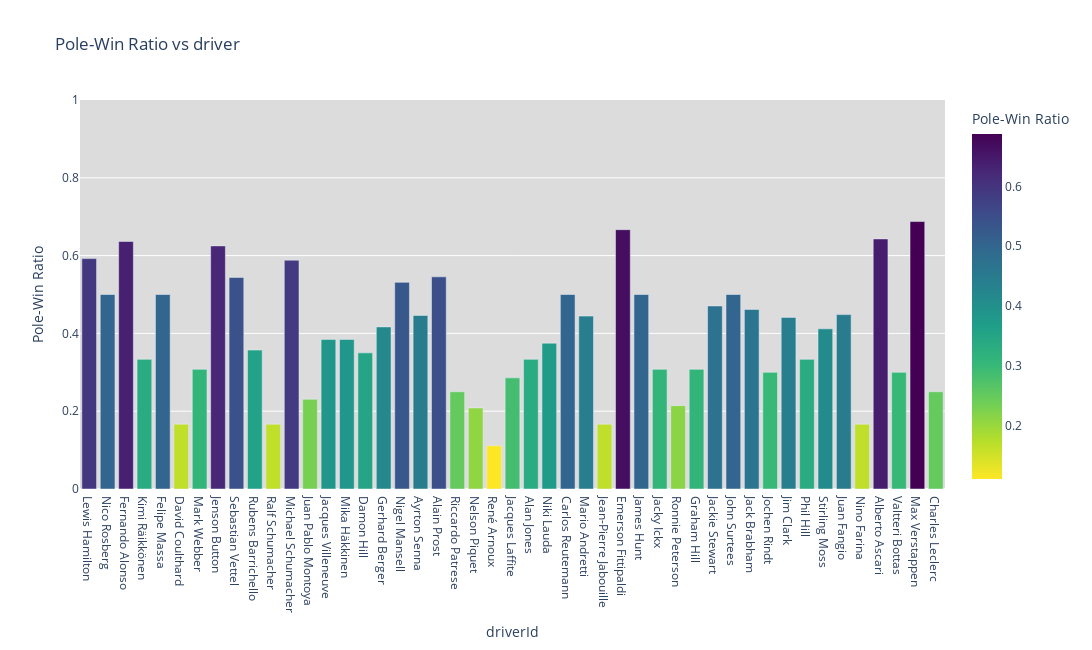
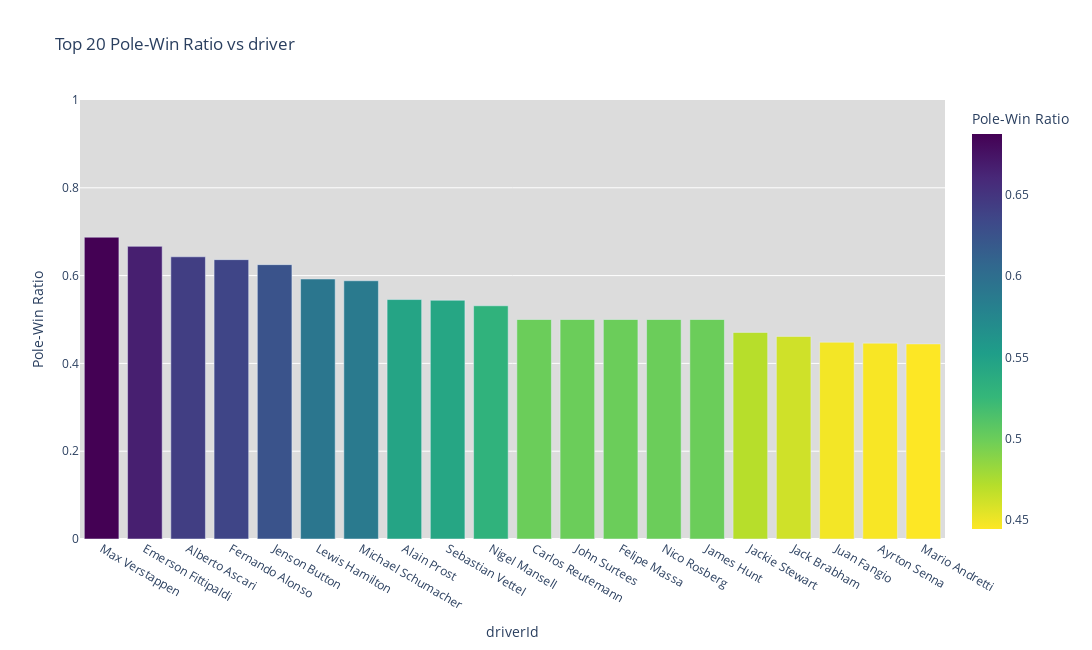
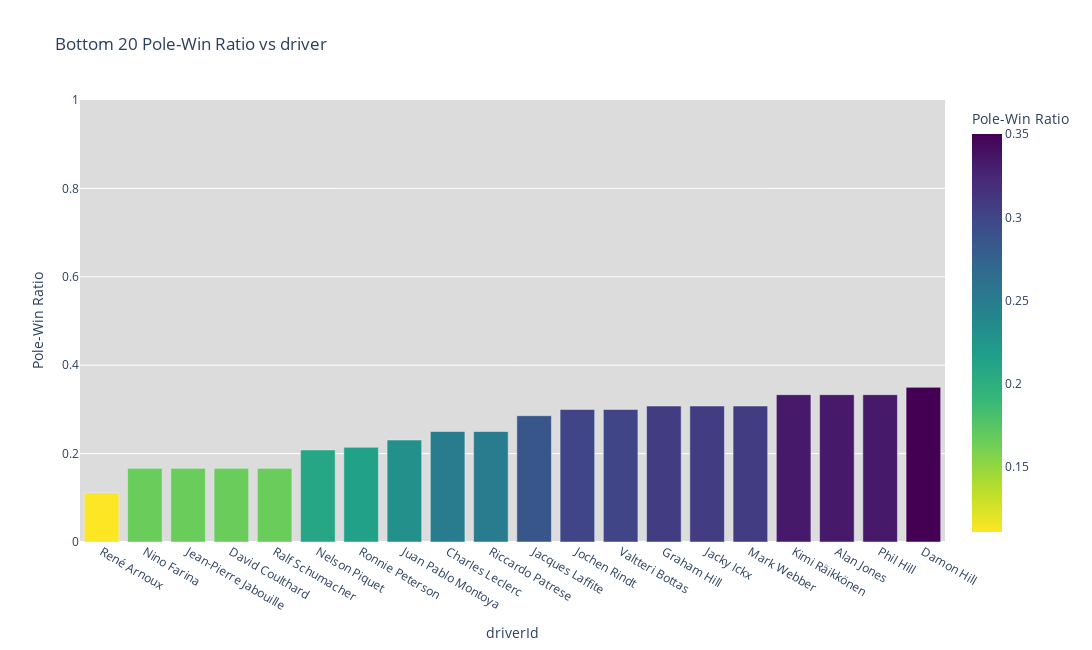

These figures' notebook cell, in order:
### Code cell
pwrfor(groupId='driverId',relate = operator.eq,position= 1, minNumPole=5, n=20)

### Figure 1 — Plotly figure (JSON) as saved in the notebook; plotly's stock layout.template omitted (floating-point values rounded to 4 significant figures)
{"data": [{"alignmentgroup": "True", "hovertemplate": "driverId=%{x}<br>Pole-Win Ratio=%{marker.color}<extra></extra>", "legendgroup": "", "marker": {"color": [0.5922, 0.5, 0.6364, 0.3333, 0.5, 0.1667, 0.3077, 0.625, 0.5439, 0.3571, 0.1667, 0.5882, 0.2308, 0.3846, 0.3846, 0.35, 0.4167, 0.5312, 0.4462, 0.5455, 0.25, 0.2083, 0.1111, 0.2857, 0.3333, 0.375, 0.5, 0.4444, 0.1667, 0.6667, 0.5, 0.3077, 0.2143, 0.3077, 0.4706, 0.5, 0.4615, 0.3, 0.4412, 0.3333, 0.4118, 0.4483, 0.1667, 0.6429, 0.3, 0.6875, 0.25], "coloraxis": "coloraxis", "pattern": {"shape": ""}}, "name": "", "offsetgroup": "", "orientation": "v", "showlegend": false, "textposition": "auto", "type": "bar", "x": ["Lewis Hamilton", "Nico Rosberg", "Fernando Alonso", "Kimi Räikkönen", "Felipe Massa", "David Coulthard", "Mark Webber", "Jenson Button", "Sebastian Vettel", "Rubens Barrichello", "Ralf Schumacher", "Michael Schumacher", "Juan Pablo Montoya", "Jacques Villeneuve", "Mika Häkkinen", "Damon Hill", "Gerhard Berger", "Nigel Mansell", "Ayrton Senna", "Alain Prost", "Riccardo Patrese", "Nelson Piquet", "René Arnoux", "Jacques Laffite", "Alan Jones", "Niki Lauda", "Carlos Reutemann", "Mario Andretti", "Jean-Pierre Jabouille", "Emerson Fittipaldi", "James Hunt", "Jacky Ickx", "Ronnie Peterson", "Graham Hill", "Jackie Stewart", "John Surtees", "Jack Brabham", "Jochen Rindt", "Jim Clark", "Phil Hill", "Stirling Moss", "Juan Fangio", "Nino Farina", "Alberto Ascari", "Valtteri Bottas", "Max Verstappen", "Charles Leclerc"], "xaxis": "x", "y": [0.5922, 0.5, 0.6364, 0.3333, 0.5, 0.1667, 0.3077, 0.625, 0.5439, 0.3571, 0.1667, 0.5882, 0.2308, 0.3846, 0.3846, 0.35, 0.4167, 0.5312, 0.4462, 0.5455, 0.25, 0.2083, 0.1111, 0.2857, 0.3333, 0.375, 0.5, 0.4444, 0.1667, 0.6667, 0.5, 0.3077, 0.2143, 0.3077, 0.4706, 0.5, 0.4615, 0.3, 0.4412, 0.3333, 0.4118, 0.4483, 0.1667, 0.6429, 0.3, 0.6875, 0.25], "yaxis": "y"}], "layout": {"barmode": "relative", "coloraxis": {"colorbar": {"title": {"text": "Pole-Win Ratio"}}, "colorscale": [[0, "#fde725"], [0.1111, "#b5de2b"], [0.2222, "#6ece58"], [0.3333, "#35b779"], [0.4444, "#1f9e89"], [0.5556, "#26828e"], [0.6667, "#31688e"], [0.7778, "#3e4989"], [0.8889, "#482878"], [1, "#440154"]]}, "height": 650, "legend": {"tracegroupgap": 0}, "plot_bgcolor": "gainsboro", "title": {"text": "Pole-Win Ratio vs driver"}, "width": 1175, "xaxis": {"anchor": "y", "domain": [0, 1], "title": {"text": "driverId"}}, "yaxis": {"anchor": "x", "domain": [0, 1], "gridwidth": 1, "range": [0, 1], "showgrid": true, "title": {"text": "Pole-Win Ratio"}}}}

### Figure 2 — Plotly figure (JSON) as saved in the notebook; plotly's stock layout.template omitted (floating-point values rounded to 4 significant figures)
{"data": [{"alignmentgroup": "True", "hovertemplate": "driverId=%{x}<br>Pole-Win Ratio=%{marker.color}<extra></extra>", "legendgroup": "", "marker": {"color": [0.6875, 0.6667, 0.6429, 0.6364, 0.625, 0.5922, 0.5882, 0.5455, 0.5439, 0.5312, 0.5, 0.5, 0.5, 0.5, 0.5, 0.4706, 0.4615, 0.4483, 0.4462, 0.4444], "coloraxis": "coloraxis", "pattern": {"shape": ""}}, "name": "", "offsetgroup": "", "orientation": "v", "showlegend": false, "textposition": "auto", "type": "bar", "x": ["Max Verstappen", "Emerson Fittipaldi", "Alberto Ascari", "Fernando Alonso", "Jenson Button", "Lewis Hamilton", "Michael Schumacher", "Alain Prost", "Sebastian Vettel", "Nigel Mansell", "Carlos Reutemann", "John Surtees", "Felipe Massa", "Nico Rosberg", "James Hunt", "Jackie Stewart", "Jack Brabham", "Juan Fangio", "Ayrton Senna", "Mario Andretti"], "xaxis": "x", "y": [0.6875, 0.6667, 0.6429, 0.6364, 0.625, 0.5922, 0.5882, 0.5455, 0.5439, 0.5312, 0.5, 0.5, 0.5, 0.5, 0.5, 0.4706, 0.4615, 0.4483, 0.4462, 0.4444], "yaxis": "y"}], "layout": {"barmode": "relative", "coloraxis": {"colorbar": {"title": {"text": "Pole-Win Ratio"}}, "colorscale": [[0, "#fde725"], [0.1111, "#b5de2b"], [0.2222, "#6ece58"], [0.3333, "#35b779"], [0.4444, "#1f9e89"], [0.5556, "#26828e"], [0.6667, "#31688e"], [0.7778, "#3e4989"], [0.8889, "#482878"], [1, "#440154"]]}, "height": 650, "legend": {"tracegroupgap": 0}, "plot_bgcolor": "gainsboro", "title": {"text": "Top 20 Pole-Win Ratio vs driver"}, "width": 1175, "xaxis": {"anchor": "y", "domain": [0, 1], "title": {"text": "driverId"}}, "yaxis": {"anchor": "x", "domain": [0, 1], "gridwidth": 1, "range": [0, 1], "showgrid": true, "title": {"text": "Pole-Win Ratio"}}}}

### Figure 3 — Plotly figure (JSON) as saved in the notebook; plotly's stock layout.template omitted (floating-point values rounded to 4 significant figures)
{"data": [{"alignmentgroup": "True", "hovertemplate": "driverId=%{x}<br>Pole-Win Ratio=%{marker.color}<extra></extra>", "legendgroup": "", "marker": {"color": [0.1111, 0.1667, 0.1667, 0.1667, 0.1667, 0.2083, 0.2143, 0.2308, 0.25, 0.25, 0.2857, 0.3, 0.3, 0.3077, 0.3077, 0.3077, 0.3333, 0.3333, 0.3333, 0.35], "coloraxis": "coloraxis", "pattern": {"shape": ""}}, "name": "", "offsetgroup": "", "orientation": "v", "showlegend": false, "textposition": "auto", "type": "bar", "x": ["René Arnoux", "Nino Farina", "Jean-Pierre Jabouille", "David Coulthard", "Ralf Schumacher", "Nelson Piquet", "Ronnie Peterson", "Juan Pablo Montoya", "Charles Leclerc", "Riccardo Patrese", "Jacques Laffite", "Jochen Rindt", "Valtteri Bottas", "Graham Hill", "Jacky Ickx", "Mark Webber", "Kimi Räikkönen", "Alan Jones", "Phil Hill", "Damon Hill"], "xaxis": "x", "y": [0.1111, 0.1667, 0.1667, 0.1667, 0.1667, 0.2083, 0.2143, 0.2308, 0.25, 0.25, 0.2857, 0.3, 0.3, 0.3077, 0.3077, 0.3077, 0.3333, 0.3333, 0.3333, 0.35], "yaxis": "y"}], "layout": {"barmode": "relative", "coloraxis": {"colorbar": {"title": {"text": "Pole-Win Ratio"}}, "colorscale": [[0, "#fde725"], [0.1111, "#b5de2b"], [0.2222, "#6ece58"], [0.3333, "#35b779"], [0.4444, "#1f9e89"], [0.5556, "#26828e"], [0.6667, "#31688e"], [0.7778, "#3e4989"], [0.8889, "#482878"], [1, "#440154"]]}, "height": 650, "legend": {"tracegroupgap": 0}, "plot_bgcolor": "gainsboro", "title": {"text": "Bottom 20 Pole-Win Ratio vs driver"}, "width": 1175, "xaxis": {"anchor": "y", "domain": [0, 1], "title": {"text": "driverId"}}, "yaxis": {"anchor": "x", "domain": [0, 1], "gridwidth": 1, "range": [0, 1], "showgrid": true, "title": {"text": "Pole-Win Ratio"}}}}
